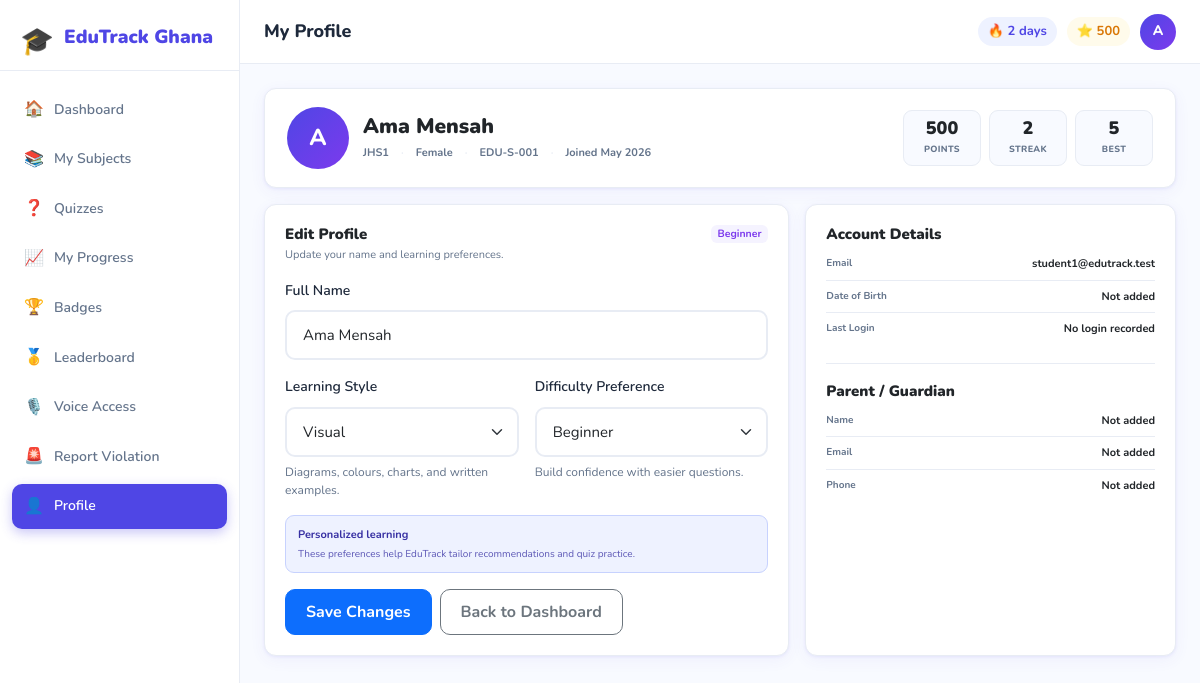
Screenshot of /student/profile.php (signed in) with the database file from the repository.
### tables this page shows
CREATE TABLE `students` (
  `id` int(11) NOT NULL AUTO_INCREMENT,
  `school_id` int(11) NOT NULL DEFAULT 1,
  `teacher_id` int(11) DEFAULT NULL,
  `full_name` varchar(150) NOT NULL,
  `email` varchar(150) NOT NULL,
  `password_hash` varchar(255) NOT NULL,
  `student_id` varchar(50) DEFAULT NULL,
  `class_level` enum('JHS1','JHS2','JHS3') DEFAULT 'JHS1',
  `gender` enum('Male','Female','Other') DEFAULT 'Male',
  `date_of_birth` date DEFAULT NULL,
  `avatar` varchar(255) DEFAULT NULL,
  `learning_style` enum('visual','auditory','kinesthetic','reading') DEFAULT 'visual',
  `difficulty_level` enum('beginner','intermediate','advanced') DEFAULT 'beginner',
  `total_points` int(11) DEFAULT 0,
  `current_streak` int(11) DEFAULT 0,
  `longest_streak` int(11) DEFAULT 0,
  `last_activity_date` date DEFAULT NULL,
  `is_active` tinyint(1) DEFAULT 1,
  `last_login` datetime DEFAULT NULL,
  `login_count` int(11) DEFAULT 0,
  `created_at` timestamp NOT NULL DEFAULT current_timestamp(),
  `updated_at` timestamp NOT NULL DEFAULT current_timestamp() ON UPDATE current_timestamp(),
  `must_change_password` tinyint(1) DEFAULT 0,
  `parent_name` varchar(255) DEFAULT NULL,
  `parent_email` varchar(255) DEFAULT NULL,
  `parent_phone` varchar(50) DEFAULT NULL,
  PRIMARY KEY (`id`),
  UNIQUE KEY `email` (`email`),
  KEY `fk_student_school` (`school_id`),
  KEY `fk_student_teacher` (`teacher_id`),
  CONSTRAINT `fk_student_school` FOREIGN KEY (`school_id`) REFERENCES `schools` (`id`),
  CONSTRAINT `fk_student_teacher` FOREIGN KEY (`teacher_id`) REFERENCES `teachers` (`id`) ON DELETE SET NULL ON UPDATE SET NULL
);

### auth/auth.php (called while the page is built, shortened)
<?php
require_once __DIR__ . '/../config/db.php';
function isLoggedIn(): bool {
    return isset($_SESSION['user_id']) && isset($_SESSION['user_type']);
}
function getCurrentUser(): ?array {
    $table = match ($_SESSION['user_type']) {
        'admin' => 'admins',
        'teacher' => 'teachers',
        default => 'students',
    };
    return dbRow("SELECT * FROM $table WHERE id = ?", [$_SESSION['user_id']]);
}

### config/db.php (called while the page is built, shortened)
<?php
function getDB(): PDO {
    static $pdo = null;
    if ($pdo === null) {
        try {
            $dsn = "mysql:host=" . DB_HOST . ";dbname=" . DB_NAME . ";charset=" . DB_CHARSET;
            $options = [
                PDO::ATTR_ERRMODE            => PDO::ERRMODE_EXCEPTION,
                PDO::ATTR_DEFAULT_FETCH_MODE => PDO::FETCH_ASSOC,
                PDO::ATTR_EMULATE_PREPARES   => false,
            ];
            $pdo = new PDO($dsn, DB_USER, DB_PASS, $options);
        } catch (PDOException $exception) {
            error_log('EduTrack database connection failed: ' . $exception->getMessage());
            http_response_code(500);
            exit('Database connection unavailable.');
        }
    }
    return $pdo;
}
function dbQuery(string $sql, array $params = []): \PDOStatement {
    $stmt = getDB()->prepare($sql);
    $stmt->execute($params);
    return $stmt;
}
function dbRow(string $sql, array $params = []): ?array {
    return dbQuery($sql, $params)->fetch() ?: null;
}

### student/profile.php (the view, shortened to what this page needs)
<?php
require_once __DIR__ . '/../auth/auth.php';
$student = getCurrentUser();
$learningDescriptions = [
    'visual' => 'Diagrams, colours, charts, and written examples.',
    'auditory' => 'Spoken explanations and discussion.',
    'kinesthetic' => 'Practice, activities, and hands-on tasks.',
    'reading' => 'Notes, examples, and written explanations.',
];
$difficultyDescriptions = [
    'beginner' => 'Build confidence with easier questions.',
    'intermediate' => 'Balance revision with moderate challenge.',
    'advanced' => 'Use harder questions for an extra challenge.',
];
$initial = strtoupper(substr($student['full_name'] ?? 'S', 0, 1));
$dob = !empty($student['date_of_birth']) ? date('M j, Y', strtotime($student['date_of_birth'])) : 'Not added';
$lastLogin = !empty($student['last_login']) ? date('M j, Y g:i A', strtotime($student['last_login'])) : 'No login recorded';
$joined = !empty($student['created_at']) ? date('M Y', strtotime($student['created_at'])) : 'Unknown';
$parentName = $student['parent_name'] ?: 'Not added';
$parentEmail = $student['parent_email'] ?: 'Not added';
$parentPhone = $student['parent_phone'] ?: 'Not added';
$pageTitle = 'My Profile';
$activeNav = 'profile';
require_once __DIR__ . '/../includes/header.php';
?>
<section class="card edu-card compact-profile-hero mb-3">
    <div class="card-body">
        <div class="compact-profile-person">
            <div class="user-avatar-lg"><?= $initial ?></div>
            <div>
                <h3><?= htmlspecialchars($student['full_name']) ?></h3>
                <div class="compact-profile-meta">
                    <span><?= htmlspecialchars($student['class_level']) ?></span>
                    <span><?= htmlspecialchars($student['gender']) ?></span>
                    <span><?= htmlspecialchars($student['student_id']) ?></span>
                    <span>Joined <?= htmlspecialchars($joined) ?></span>
                </div>
            </div>
        </div>
        <div class="compact-profile-stats">
            <div><strong><?= number_format((int)$student['total_points']) ?></strong><span>Points</span></div>
            <div><strong><?= (int)$student['current_streak'] ?></strong><span>Streak</span></div>
            <div><strong><?= (int)$student['longest_streak'] ?></strong><span>Best</span></div>
        </div>
    </div>
</section>
<div class="row g-3 compact-profile-layout">
    <div class="col-xl-7">
        <section class="card edu-card h-100">
            <div class="card-body compact-profile-card-body">
                <div class="compact-section-heading">
                    <div><h5>Edit Profile</h5><p>Update your name and learning preferences.</p></div>
                    <span class="badge bg-purple-soft text-purple"><?= ucfirst($student['difficulty_level']) ?></span>
                </div>
                <form method="post">
                    <div class="mb-3">
                        <label class="form-label fw-600">Full Name</label>
                        <input type="text" name="full_name" class="form-control form-control-edu" value="<?= htmlspecialchars($student['full_name']) ?>" required>
                    </div>
                    <div class="row g-3">
                        <div class="col-md-6">
                            <label class="form-label fw-600">Learning Style</label>
                            <select name="learning_style" class="form-select form-control-edu">
                                <?php foreach ($learningDescriptions as $value => $description): ?><option value="<?= $value ?>" <?= $student['learning_style'] === $value ? 'selected' : '' ?>><?= ucfirst($value) ?></option><?php endforeach; ?>
                            </select>
                            <div class="form-help-text"><?= htmlspecialchars($learningDescriptions[$student['learning_style']] ?? $learningDescriptions['visual']) ?></div>
                        </div>
                        <div class="col-md-6">
                            <label class="form-label fw-600">Difficulty Preference</label>
                            <select name="difficulty_level" class="form-select form-control-edu">
                                <?php foreach ($difficultyDescriptions as $value => $description): ?><option value="<?= $value ?>" <?= $student['difficulty_level'] === $value ? 'selected' : '' ?>><?= ucfirst($value) ?></option><?php endforeach; ?>
                            </select>
                            <div class="form-help-text"><?= htmlspecialchars($difficultyDescriptions[$student['difficulty_level']] ?? $difficultyDescriptions['beginner']) ?></div>
                        </div>
                    </div>
                    <div class="compact-learning-note mt-3"><strong>Personalized learning</strong><span>These preferences help EduTrack tailor recommendations and quiz practice.</span></div>
                    <div class="d-flex gap-2 flex-wrap mt-3">
                        <button type="submit" class="btn btn-primary btn-edu">Save Changes</button>
                        <a href="<?= BASE_URL ?>/student/dashboard.php" class="btn btn-outline-secondary btn-edu">Back to Dashboard</a>
                    </div>
                </form>
            </div>
        </section>
    </div>
    <div class="col-xl-5">
        <section class="card edu-card h-100">
            <div class="card-body compact-profile-card-body">
                <div class="compact-detail-section">
                    <h5>Account Details</h5>
                    <div class="profile-detail-list compact">
                        <div><span>Email</span><strong><?= htmlspecialchars($student['email']) ?></strong></div>
                        <div><span>Date of Birth</span><strong><?= htmlspecialchars($dob) ?></strong></div>
                        <div><span>Last Login</span><strong><?= htmlspecialchars($lastLogin) ?></strong></div>
                    </div>
                </div>
                <div class="compact-detail-section guardian">
                    <h5>Parent / Guardian</h5>
                    <div class="profile-detail-list compact">
                        <div><span>Name</span><strong><?= htmlspecialchars($parentName) ?></strong></div>
                        <div><span>Email</span><strong><?= htmlspecialchars($parentEmail) ?></strong></div>
                        <div><span>Phone</span><strong><?= htmlspecialchars($parentPhone) ?></strong></div>
                    </div>
                </div>
            </div>
        </section>
    </div>
</div>
<?php require_once __DIR__ . '/../includes/footer.php'; ?>

### includes/header.php (shortened to what this page needs)
<?php
$user = getCurrentUser();
$userType = $_SESSION['user_type'] ?? 'student';
?>
<!DOCTYPE html>
<html lang="en">
<head>
    <link href="https://cdn.jsdelivr.net/npm/bootstrap@5.3.2/dist/css/bootstrap.min.css" rel="stylesheet">
    <link href="<?= BASE_URL ?>/assets/css/style.css?v=<?= filemtime(__DIR__ . '/../assets/css/style.css') ?>" rel="stylesheet">
</head>
<body class="dashboard-body">
<div class="sidebar" id="sidebar">
    <div class="sidebar-brand">
        <span class="logo-icon" aria-hidden="true">🎓</span>
        <span class="logo-text">EduTrack Ghana</span>
    </div>
    <?php if ($userType === 'student'): ?>
    <nav class="sidebar-nav">
        <a href="<?= BASE_URL ?>/student/dashboard.php"
           class="nav-item <?= ($activeNav??'')==='dashboard'?'active':'' ?>">
            <span class="nav-icon">🏠</span> Dashboard
        </a>
        <a href="<?= BASE_URL ?>/student/subjects.php"
           class="nav-item <?= ($activeNav??'')==='subjects'?'active':'' ?>">
            <span class="nav-icon">📚</span> My Subjects
        </a>
        <a href="<?= BASE_URL ?>/student/quizzes.php"
           class="nav-item <?= ($activeNav??'')==='quizzes'?'active':'' ?>">
            <span class="nav-icon">❓</span> Quizzes
        </a>
        <a href="<?= BASE_URL ?>/student/progress.php"
           class="nav-item <?= ($activeNav??'')==='progress'?'active':'' ?>">
            <span class="nav-icon">📈</span> My Progress
        </a>
        <a href="<?= BASE_URL ?>/student/badges.php"
           class="nav-item <?= ($activeNav??'')==='badges'?'active':'' ?>">
            <span class="nav-icon">🏆</span> Badges
        </a>
        <a href="<?= BASE_URL ?>/student/leaderboard.php"
           class="nav-item <?= ($activeNav??'')==='leaderboard'?'active':'' ?>">
            <span class="nav-icon">🥇</span> Leaderboard
        </a>
        <a href="<?= BASE_URL ?>/student/accessibility.php"
           class="nav-item <?= ($activeNav??'')==='accessibility'?'active':'' ?>">
            <span class="nav-icon">🎙️</span> Voice Access
        </a>
        <a href="<?= BASE_URL ?>/student/report_violation.php"
           class="nav-item <?= ($activeNav??'')==='report_violation'?'active':'' ?>">
            <span class="nav-icon">🚨</span> Report Violation
        </a>
        <a href="<?= BASE_URL ?>/student/profile.php"
           class="nav-item <?= ($activeNav??'')==='profile'?'active':'' ?>">
            <span class="nav-icon">👤</span> Profile
        </a>
    </nav>
    <?php endif; ?>
</div>
<div class="main-content" id="mainContent">
    <div class="topbar">
        <div class="topbar-title">
            <?= htmlspecialchars($pageTitle ?? 'Dashboard') ?>
        </div>
        <div class="topbar-right">
            <?php if ($userType === 'student' && $user): ?>
                <div class="streak-badge" title="Current streak">
                    🔥 <?= (int)$user['current_streak'] ?> days
                </div>
                <div class="points-badge" title="Total points">
                    ⭐ <?= number_format($user['total_points']) ?>
                </div>
            <?php endif; ?>
            <div class="dropdown user-menu">
                <button class="user-avatar-top user-avatar-button dropdown-toggle"
                        type="button"
                        data-bs-toggle="dropdown"
                        data-bs-auto-close="outside"
                        aria-expanded="false"
                        aria-label="Open account menu">
                    <?= strtoupper(substr($user['full_name'] ?? 'U', 0, 1)) ?>
                </button>
            </div>
        </div>
    </div>
    <div class="page-content">

### rows the page displays
students: current_streak "2", total_points "500", full_name "A", full_name "Ama Mensah", class_level "JHS1", gender "Female", student "EDU-S-001", created_at "May 2026", longest_streak "5", difficulty_level "Beginner", learning_style "Visual", learning_style "Diagrams, colours, charts, and written examples.", difficulty_level "Build confidence with easier questions.", email "student1@edutrack.test", date_of_birth "Not added", last_login "No login recorded", parent_name "Not added", parent_email "Not added", parent_phone "Not added"

### other values shown
$pageTitle "My Profile"
